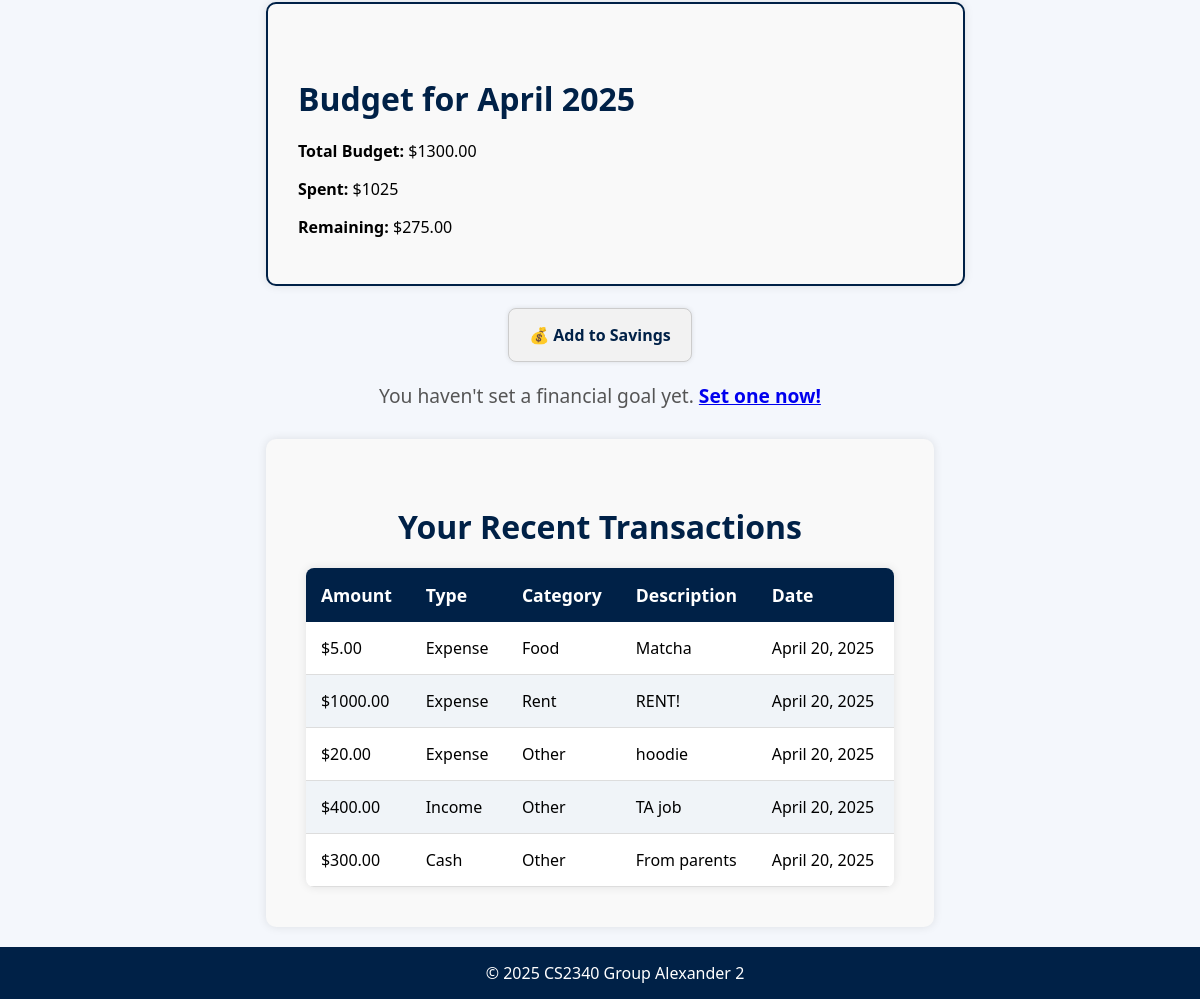
The page /dashboard/ (signed in, lower part) on the database as committed earlier.
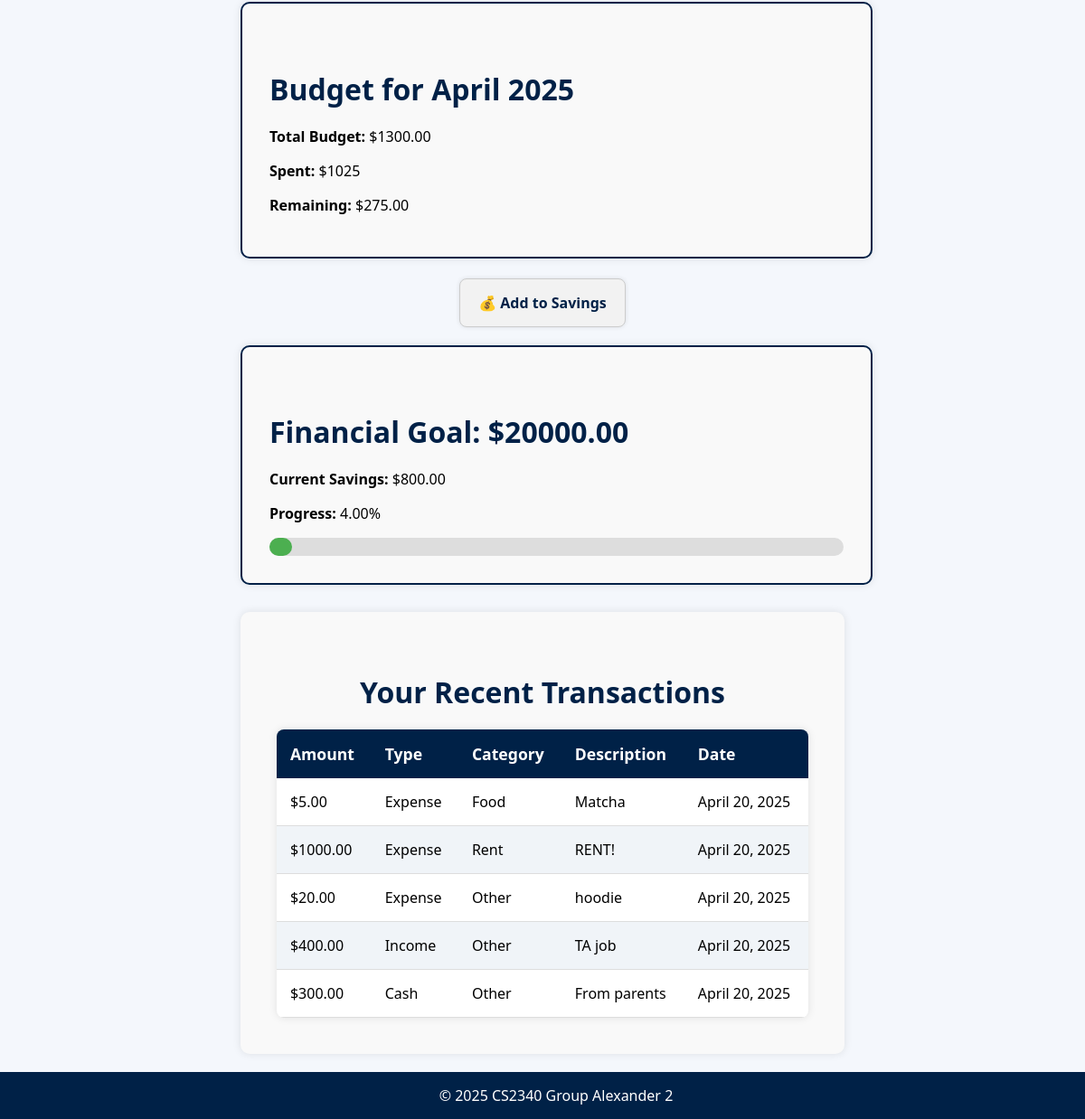
The same page on the database as committed later.
### core/models.py (models this page shows, shortened)
class Budget(models.Model):
    user = models.OneToOneField(User, on_delete=models.CASCADE)
    month = models.DateField()  # Just use the 1st of the month to mark the month
    amount = models.DecimalField(max_digits=10, decimal_places=2)

class Transaction(models.Model):
    TRANSACTION_TYPES = [
        ('income', 'Income'),
        ('expense', 'Expense'),
        ('cash', 'Cash'),
    ]
    CATEGORY_CHOICES = [
        ('food', 'Food'),
        ('rent', 'Rent'),
        ('entertainment', 'Entertainment'),
        ('other', 'Other'),
    ]
    user = models.ForeignKey(User, on_delete=models.CASCADE)
    amount = models.DecimalField(max_digits=10, decimal_places=2)
    type = models.CharField(max_length=10, choices=TRANSACTION_TYPES)
    category = models.CharField(
        max_length=20,
        choices=CATEGORY_CHOICES,
        blank=True,  # allow form to submit with empty category
        null=True    # allow NULL in database
    )
    description = models.TextField(blank=True)
    date = models.DateField(auto_now_add=True)

class FinancialGoal(models.Model):
    user = models.OneToOneField(User, on_delete=models.CASCADE)
    target_amount = models.DecimalField(max_digits=10, decimal_places=2)
    current_savings = models.DecimalField(max_digits=10, decimal_places=2, default=0)
    created_at = models.DateTimeField(auto_now_add=True)
    def get_progress_percentage(self):
        if self.target_amount == 0:
            return 0
        return (self.current_savings / self.target_amount) * 100

### core/views.py (the view)
# urls.py: path('dashboard/', views.dashboard, name='dashboard'),
@login_required
def dashboard(request):
    user = request.user
    profile = UserProfile.objects.get(user=user)
    base_income = profile.income
    recent_transactions = Transaction.objects.filter(user=user).order_by('-date')
    logged_income = Transaction.objects.filter(user=user, type='income').aggregate(Sum('amount'))['amount__sum'] or 0
    expense_total = Transaction.objects.filter(user=user, type='expense').aggregate(Sum('amount'))['amount__sum'] or 0
    cash_total = Transaction.objects.filter(user=user, type='cash').aggregate(Sum('amount'))['amount__sum'] or 0
    total_income = base_income + logged_income
    net_total = total_income - expense_total
    today = date.today()
    current_month = date(today.year, today.month, 1)
    budget = Budget.objects.filter(
        user=user,
        month__year=today.year,
        month__month=today.month
    ).first()
    monthly_expenses = Transaction.objects.filter(
        user=user, type='expense',
        date__year=today.year,
        date__month=today.month
    ).aggregate(Sum('amount'))['amount__sum'] or 0
    budget_left = budget.amount - monthly_expenses if budget else None
    try:
        financial_goal = FinancialGoal.objects.get(user=request.user)
    except FinancialGoal.DoesNotExist:
        financial_goal = None  # If the user doesn't have a goal, set it to None
    return render(request, 'dashboard.html', {
        'base_income': base_income,
        'logged_income': logged_income,
        'total_income': total_income,
        'expense_total': expense_total,
        'net_total': net_total,
        'cash_total': cash_total,
        'recent_transactions': recent_transactions,
        'budget': budget,
        'budget_left': budget_left,
        'monthly_expenses': monthly_expenses,
        'financial_goal': financial_goal,
    })

### Templates/dashboard.html (shortened to what this page needs)
{% extends 'base.html' %}
{% block content %}
  {% if budget %}
    <div style="border: 2px solid #002147; border-radius: 10px; padding: 30px; margin-top: 20px; background-color: #f9f9f9; width: 100%; max-width: 95%; box-shadow: 0 0 10px rgba(0,0,0,0.1);">
      <h4 class="section-title">Budget for {{ budget.month|date:"F Y" }}</h4>
      <p><strong>Total Budget:</strong> ${{ budget.amount }}</p>
      <p><strong>Spent:</strong> ${{ monthly_expenses }}</p>
      {% if budget_left > 0 %}
        <p><strong>Remaining:</strong> ${{ budget_left }}</p>
      {% else %}
        <p><strong>You’re over budget!</strong> 😬</p>
      {% endif %}
    </div>
  {% else %}
    <div style="border: 2px solid #FFD700; border-radius: 10px; padding: 30px; margin-top: 20px; background-color: #fff3cd; width: 100%; max-width: 95%; box-shadow: 0 0 10px rgba(0,0,0,0.1);">
      <p>No budget set for this month. <a href="{% url 'set_budget' %}"><strong>Set one now.</strong></a></p>
    </div>
  {% endif %}
    <br>
<div style="display: flex; flex-direction: column; gap: 20px; width: 35%; justify-content: center; align-items: center; text-align: center; margin: 0 auto;">
  <a href="{% url 'add_to_savings' %}" class="dashboard-button">💰 Add to Savings</a>
</div>
    {% if financial_goal %}
  <div style="border: 2px solid #002147; border-radius: 10px; padding: 30px; margin-top: 20px; background-color: #f9f9f9; width: 100%; max-width: 95%; box-shadow: 0 0 10px rgba(0,0,0,0.1);">
    <h4 class="section-title">Financial Goal: ${{ financial_goal.target_amount }}</h4>
    <p><strong>Current Savings:</strong> ${{ financial_goal.current_savings }}</p>
    <p><strong>Progress:</strong> {{ financial_goal.get_progress_percentage }}%</p>
    <div style="background-color: #ddd; border-radius: 10px; height: 20px; width: 100%; margin-top: 10px;">
      <div style="background-color: #4caf50; height: 100%; width: {{ financial_goal.get_progress_percentage }}%; border-radius: 10px;"></div>
    </div>
  </div>
{% else %}
  <p class="empty-message">You haven't set a financial goal yet. <a href="{% url 'set_financial_goal' %}"><strong>Set one now!</strong></a></p>
{% endif %}
  <div class="transactions-container">
    <h2 class="section-title">Your Recent Transactions</h2>
    {% if recent_transactions %}
      <table class="transaction-table">
        <thead>
          <tr>
            <th>Amount</th>
            <th>Type</th>
            <th>Category</th>
            <th>Description</th>
            <th>Date</th>
          </tr>
        </thead>
        <tbody>
          {% for transaction in recent_transactions %}
            <tr>
              <td>${{ transaction.amount }}</td>
              <td>{{ transaction.get_type_display }}</td>
              <td>{{ transaction.get_category_display }}</td>
              <td>{{ transaction.description }}</td>
              <td>{{ transaction.date }}</td>
            </tr>
          {% endfor %}
        </tbody>
      </table>
    {% else %}
      <p class="empty-message">You haven’t added any transactions yet.</p>
    {% endif %}
  </div>
{% endblock %}

### Templates/base.html (shortened to what this page needs)
<!DOCTYPE html>
<html lang="en">
<head>
    <link href="https://cdnjs.cloudflare.com/ajax/libs/font-awesome/6.0.0-beta3/css/all.min.css" rel="stylesheet">
</head>
<body>
    <div class="content">
        {% block content %}{% endblock %}
    </div>
    <footer>
        <p>&copy; 2025 CS2340 Group Alexander 2</p>
    </footer>
</body>
</html>

### Templates/base.html (style rules this page uses)
body { font-family: 'Segoe UI', Tahoma, Geneva, Verdana, sans-serif; background-color: #f4f7fc; margin: 0; padding: 0; box-sizing: border-box; display: flex; flex-direction: column; height: 100vh; }
.content { flex-grow: 1; max-width: 1200px; margin: 0 auto; padding: 20px; }
footer { background-color: #002147; color: white; text-align: center; padding: 15px; font-size: 1rem; width: 100%; }
footer p { margin: 0; }

### Templates/dashboard.html (style rules this page uses)
.section-title { font-size: 2rem; color: #002147; margin-bottom: 20px; font-weight: bold; }
.dashboard-button { background-color: #f2f2f2; padding: 15px 20px; border-radius: 8px; border: 1px solid #ccc; text-decoration: none; color: #002147; text-align: center; font-weight: bold; transition: background-color 0.2s; box-shadow: 0 0 5px rgba(0,0,0,0.1); }
.transactions-container { padding: 40px; font-family: 'Segoe UI', sans-serif; background-color: #f9f9f9; border-radius: 10px; box-shadow: 0 0 10px rgba(0,0,0,0.1); margin-top: 30px; }
h2 { text-align: center; color: #002147; font-size: 2.5rem; margin-bottom: 30px; }
.transaction-table { width: 100%; border-collapse: collapse; font-size: 1.2rem; background-color: #fff; box-shadow: 0 0 10px rgba(0,0,0,0.1); border-radius: 8px; overflow: hidden; }
.transaction-table th { background-color: #002147; color: white; padding: 15px; text-align: left; font-size: 1.1rem; }
.transaction-table td { padding: 15px; border-bottom: 1px solid #ddd; font-size: 1rem; }
.transaction-table tr:nth-child(even) { background-color: #f0f4f8; }

Rows that differ between the two databases and show on the page:
added FinancialGoal: target_amount "20000.00", current_savings "800.00", get_progress_percentage "4.00"
Other text that changed with them:
text no longer shown: "You haven't set a financial goal yet. Set one now!"
text now shown: "Financial Goal: $ Current Savings: $ Progress: %"
